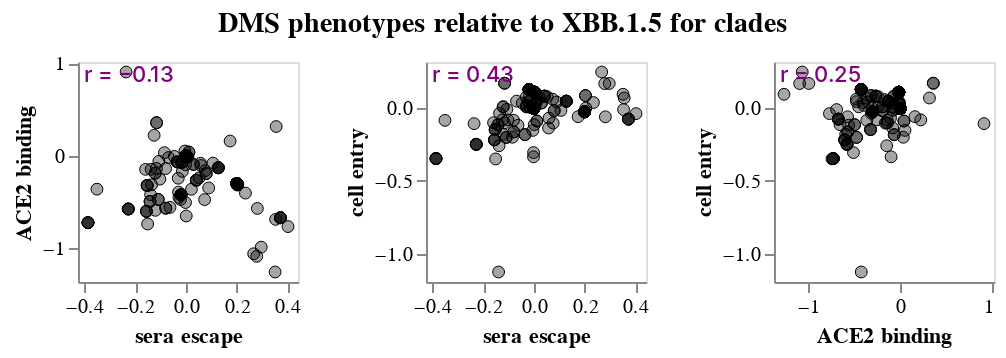

The notebook cell this image was saved under:
### Markdown cell above
## Phenotype correlations among clades
Plot correlations among overall phenotypes for clades.
Note that although a `r` value is shown on the plot, the data points on this plot cannot really be considered independent as the clades are phylogenetically related.

### Code cell
clade_selection = alt.selection_point(fields=["clade"], on="mouseover", empty=False)

clade_phenotype_scatter_base = (
    alt.Chart(clade_growth_dms_df)
    .add_params(clade_selection)
)

clade_phenotype_scatter_charts = []
for pheno1, pheno2 in itertools.combinations(phenotypes, 2):
    if split_by_rbd:
        if pheno1.split()[-1] != pheno2.split()[-1]:
            continue
    clade_phenotype_scatter_points = (
        clade_phenotype_scatter_base
        .encode(
            alt.X(pheno1, scale=alt.Scale(nice=False, padding=5)),
            y=alt.Y(pheno2, scale=alt.Scale(nice=False, padding=5)),
            tooltip=[
                alt.Tooltip(c, format=".2f") if clade_growth_dms_df[c].dtype == float else c
                for c in clade_growth_dms_df.columns
            ],
            size=alt.condition(clade_selection, alt.value(70), alt.value(35)),
            strokeWidth=alt.condition(clade_selection, alt.value(2), alt.value(0.5)),
            stroke=alt.condition(clade_selection, alt.value("red"), alt.value("black")),
        )
        .mark_circle(fill="black", strokeOpacity=1, fillOpacity=0.35)
    )
    clade_phenotype_scatter_r = (
        clade_phenotype_scatter_base
        .transform_regression(pheno1, pheno2, params=True)
        .transform_calculate(
            r=alt.expr.if_(
                alt.datum["coef"][1] >= 0,
                alt.expr.sqrt(alt.datum["rSquared"]),
                -alt.expr.sqrt(alt.datum["rSquared"]),
            ),
            label='"r = " + format(datum.r, ".2f")',
        )
        .mark_text(align="left", color="purple", fontWeight=500, fontSize=11, opacity=1)
        .encode(x=alt.value(3), y=alt.value(7), text=alt.Text("label:N"))
        .properties(width=110, height=110)
    )
    clade_phenotype_scatter_charts.append(clade_phenotype_scatter_points + clade_phenotype_scatter_r)

clade_phenotype_scatter_chart = (
    alt.vconcat(
        *[
            alt.hconcat(*clade_phenotype_scatter_charts[row * len(phenotypes_basic): (row + 1) * len(phenotypes_basic)])
            for row in range(int(math.ceil(len(phenotypes) / len(phenotypes_basic))))
        ],
        spacing=9,
    )
    .configure_axis(grid=False)
    .properties(        
        title=alt.TitleParams(
            f"DMS phenotypes relative to {dms_clade} for clades",
            anchor="middle",
            fontSize=14,
            dy=-3,
        ),
    )    
)

clade_phenotype_scatter_chart

### Figure 1 — Vega-Lite specification as saved in the notebook (floating-point values rounded to 4 significant figures; data arrays with more than 128 entries replaced by an {"elided": "..."} marker saying what was removed)
{"config": {"view": {"continuousWidth": 300, "continuousHeight": 300}, "axis": {"grid": false}}, "vconcat": [{"hconcat": [{"layer": [{"mark": {"type": "circle", "fill": "black", "fillOpacity": 0.35, "strokeOpacity": 1}, "encoding": {"size": {"condition": {"param": "param_2", "value": 70, "empty": false}, "value": 35}, "stroke": {"condition": {"param": "param_2", "value": "red", "empty": false}, "value": "black"}, "strokeWidth": {"condition": {"param": "param_2", "value": 2, "empty": false}, "value": 0.5}, "tooltip": [{"field": "clade", "type": "nominal"}, {"field": "date", "type": "nominal"}, {"field": "spike_muts_from_dms_clade", "type": "nominal"}, {"field": "growth_rate", "format": ".2f", "type": "quantitative"}, {"field": "n_sequences", "type": "quantitative"}, {"field": "sera escape", "format": ".2f", "type": "quantitative"}, {"field": "ACE2 binding", "format": ".2f", "type": "quantitative"}, {"field": "cell entry", "format": ".2f", "type": "quantitative"}], "x": {"field": "sera escape", "scale": {"nice": false, "padding": 5}, "type": "quantitative"}, "y": {"field": "ACE2 binding", "scale": {"nice": false, "padding": 5}, "type": "quantitative"}}, "name": "view_7"}, {"mark": {"type": "text", "align": "left", "color": "purple", "fontSize": 11, "fontWeight": 500, "opacity": 1}, "encoding": {"text": {"field": "label", "type": "nominal"}, "x": {"value": 3}, "y": {"value": 7}}, "transform": [{"on": "sera escape", "regression": "ACE2 binding", "params": true}, {"calculate": "if((datum['coef'][1] >= 0),sqrt(datum['rSquared']),(-sqrt(datum['rSquared'])))", "as": "r"}, {"calculate": "\"r = \" + format(datum.r, \".2f\")", "as": "label"}]}], "height": 110, "width": 110}, {"layer": [{"mark": {"type": "circle", "fill": "black", "fillOpacity": 0.35, "strokeOpacity": 1}, "encoding": {"size": {"condition": {"param": "param_2", "value": 70, "empty": false}, "value": 35}, "stroke": {"condition": {"param": "param_2", "value": "red", "empty": false}, "value": "black"}, "strokeWidth": {"condition": {"param": "param_2", "value": 2, "empty": false}, "value": 0.5}, "tooltip": [{"field": "clade", "type": "nominal"}, {"field": "date", "type": "nominal"}, {"field": "spike_muts_from_dms_clade", "type": "nominal"}, {"field": "growth_rate", "format": ".2f", "type": "quantitative"}, {"field": "n_sequences", "type": "quantitative"}, {"field": "sera escape", "format": ".2f", "type": "quantitative"}, {"field": "ACE2 binding", "format": ".2f", "type": "quantitative"}, {"field": "cell entry", "format": ".2f", "type": "quantitative"}], "x": {"field": "sera escape", "scale": {"nice": false, "padding": 5}, "type": "quantitative"}, "y": {"field": "cell entry", "scale": {"nice": false, "padding": 5}, "type": "quantitative"}}, "name": "view_8"}, {"mark": {"type": "text", "align": "left", "color": "purple", "fontSize": 11, "fontWeight": 500, "opacity": 1}, "encoding": {"text": {"field": "label", "type": "nominal"}, "x": {"value": 3}, "y": {"value": 7}}, "transform": [{"on": "sera escape", "regression": "cell entry", "params": true}, {"calculate": "if((datum['coef'][1] >= 0),sqrt(datum['rSquared']),(-sqrt(datum['rSquared'])))", "as": "r"}, {"calculate": "\"r = \" + format(datum.r, \".2f\")", "as": "label"}]}], "height": 110, "width": 110}, {"layer": [{"mark": {"type": "circle", "fill": "black", "fillOpacity": 0.35, "strokeOpacity": 1}, "encoding": {"size": {"condition": {"param": "param_2", "value": 70, "empty": false}, "value": 35}, "stroke": {"condition": {"param": "param_2", "value": "red", "empty": false}, "value": "black"}, "strokeWidth": {"condition": {"param": "param_2", "value": 2, "empty": false}, "value": 0.5}, "tooltip": [{"field": "clade", "type": "nominal"}, {"field": "date", "type": "nominal"}, {"field": "spike_muts_from_dms_clade", "type": "nominal"}, {"field": "growth_rate", "format": ".2f", "type": "quantitative"}, {"field": "n_sequences", "type": "quantitative"}, {"field": "sera escape", "format": ".2f", "type": "quantitative"}, {"field": "ACE2 binding", "format": ".2f", "type": "quantitative"}, {"field": "cell entry", "format": ".2f", "type": "quantitative"}], "x": {"field": "ACE2 binding", "scale": {"nice": false, "padding": 5}, "type": "quantitative"}, "y": {"field": "cell entry", "scale": {"nice": false, "padding": 5}, "type": "quantitative"}}, "name": "view_9"}, {"mark": {"type": "text", "align": "left", "color": "purple", "fontSize": 11, "fontWeight": 500, "opacity": 1}, "encoding": {"text": {"field": "label", "type": "nominal"}, "x": {"value": 3}, "y": {"value": 7}}, "transform": [{"on": "ACE2 binding", "regression": "cell entry", "params": true}, {"calculate": "if((datum['coef'][1] >= 0),sqrt(datum['rSquared']),(-sqrt(datum['rSquared'])))", "as": "r"}, {"calculate": "\"r = \" + format(datum.r, \".2f\")", "as": "label"}]}], "height": 110, "width": 110}]}], "data": {"name": "data-5a28adfdee4576afa42ad03ac4481afc"}, "params": [{"name": "param_2", "select": {"type": "point", "fields": ["clade"], "on": "mouseover"}, "views": ["view_7", "view_8", "view_9"]}], "spacing": 9, "title": {"text": "DMS phenotypes relative to XBB.1.5 for clades", "anchor": "middle", "dy": -3, "fontSize": 14}, "$schema": "https://vega.github.io/schema/vega-lite/v5.15.1.json", "datasets": {"data-5a28adfdee4576afa42ad03ac4481afc": {"elided": "201 records"}}}
